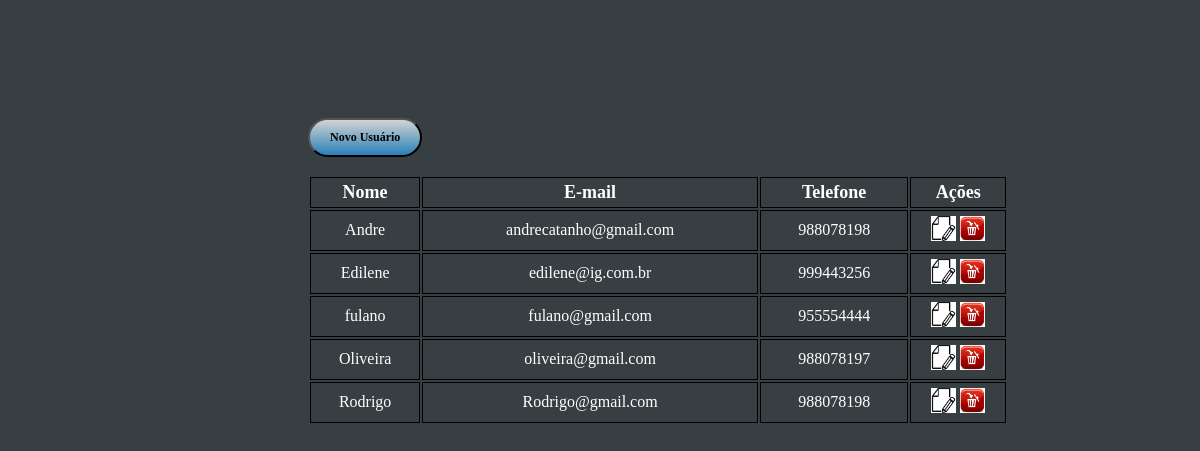
/index.php (signed in), run on the app's committed database.
### tables this page shows
CREATE TABLE IF NOT EXISTS `usuarios` (
  `id` int(11) NOT NULL AUTO_INCREMENT,
  `nome` varchar(100) NOT NULL DEFAULT '0',
  `email` varchar(100) NOT NULL DEFAULT '0',
  `telefone` int(15) DEFAULT NULL,
  `senha` varchar(32) NOT NULL DEFAULT '0',
  PRIMARY KEY (`id`)
);

### index.php (the view, shortened to what this page needs)
<html>
<head>
	<link rel="stylesheet" type="text/css" href="css/style.css">
</head>
<?php
require 'php/config.php';
?>
<body style="background-color:#373f42;color:#FFF">
		<div style="max-width:100px;margin-top:100px;margin-left:300px">
<table style="width:700px;height:250px">
	<tr class="texto" align="center">
		<th>Nome</th>
		<th>E-mail</th>
		<th>Telefone</th>
		<th>Ações</th>
	</tr><br/>
	<input type="button" class="btn" value="Novo Usuário" onClick="Adicionar()" ><br/><br/>
	<?php
	$sql = "SELECT * FROM usuarios";
	$sql = $pdo->query($sql);
	if($sql->rowCount() >0) {
		foreach ($sql->fetchAll() as $usuario) {
			echo '<tr align="center">';
			echo '<td>'.$usuario['nome'].'</td>';
			echo '<td>'.$usuario['email'].'</td>';
			echo '<td>'.$usuario['telefone'].'</td>';
			echo'<td><a href="php/editar.php?id='.$usuario['id'].'"><img width="25" src="imagens/editar.jpg "></a>  <a href="php/excluir.php?id='.$usuario['id'].'" onclick="return confirm(\'Tem certeza que deseja excluir?\');"><img width="25" src="imagens/excluir.jpg"></a></td>';
            echo '</tr>';
    	}
	}
	?>
</table>
</div>
</body>
</html>

### css/style.css (style rules this page uses)
.texto { font-size:18px; font-weight: bold; }
th, td { border-top: 1px solid #000; border-left: 1px solid #000; border-right: 1px solid #000; border-bottom: 1px solid #000; width: 20px; height: 8px; overflow: auto; }
.btn { background: #3498db; background-image: -webkit-linear-gradient(top, #3498db, #2980b9); background-image: -moz-linear-gradient(top, #3498db, #2980b9); background-image: -ms-linear-gradient(top, #3498db, #2980b9); background-image: -o-linear-gradient(top, #3498db, #2980b9); background-image: linear-gradient(to bottom, #D3D3D3, #2980b9); -webkit-border-radius: 28; -moz-border-radius: 28; border-radius: 28px; font-family: Georgia; font-size: 12px; padding: 10px 20px 10px 20px; font-weight: bold; text-decoration: none; }

### data on the page
usuarios: nome "Andre", email "andrecatanho@gmail.com", telefone "988078198"
usuarios: nome "Edilene", email "edilene@ig.com.br", telefone "999443256"
usuarios: nome "fulano", email "fulano@gmail.com", telefone "955554444"
usuarios: nome "Oliveira", email "oliveira@gmail.com", telefone "988078197"
usuarios: nome "Rodrigo", email "Rodrigo@gmail.com", telefone "988078198"
